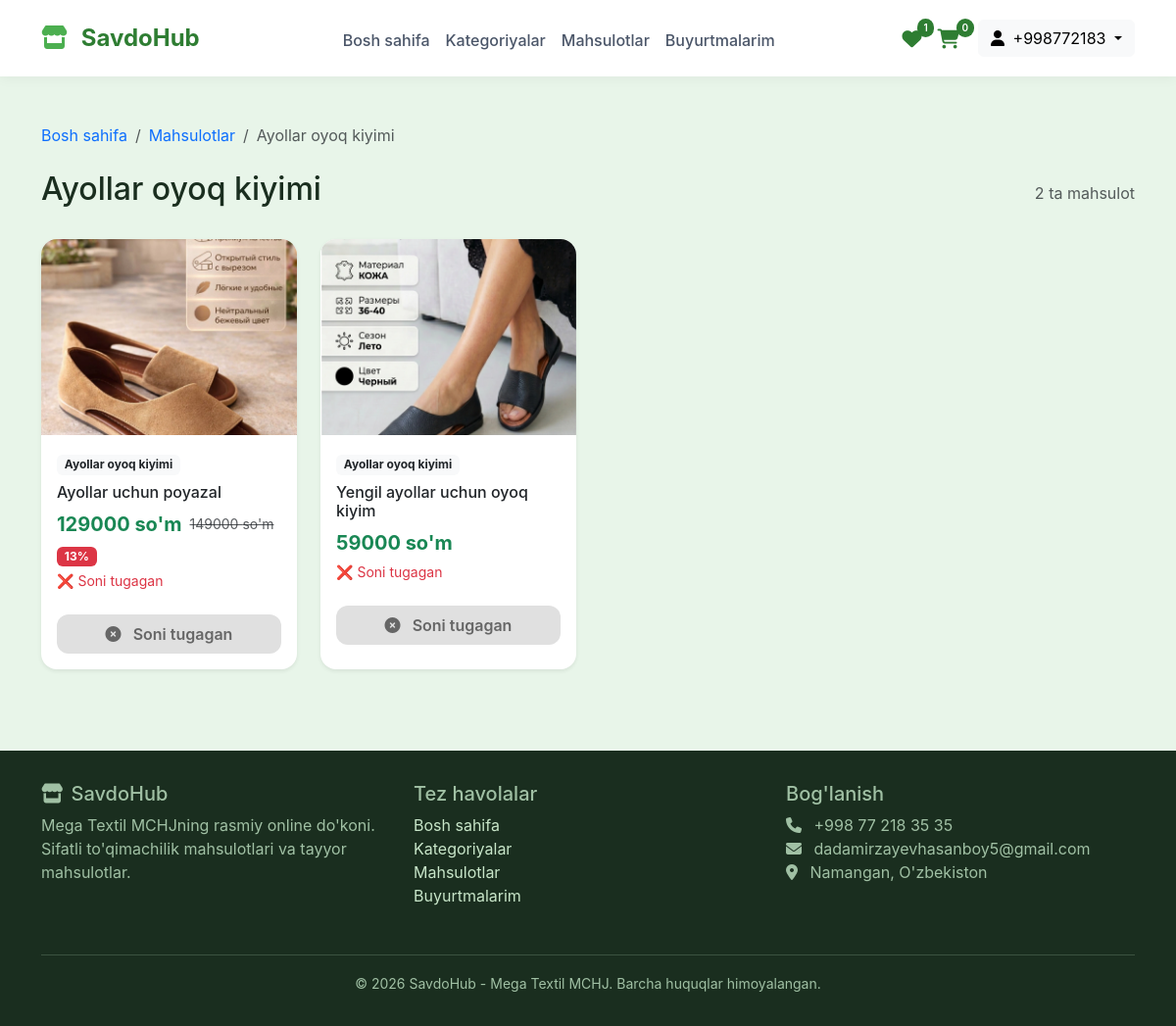
Page /category/ayollar-oyoq-kiyimi/ (signed in) on the earlier database version.
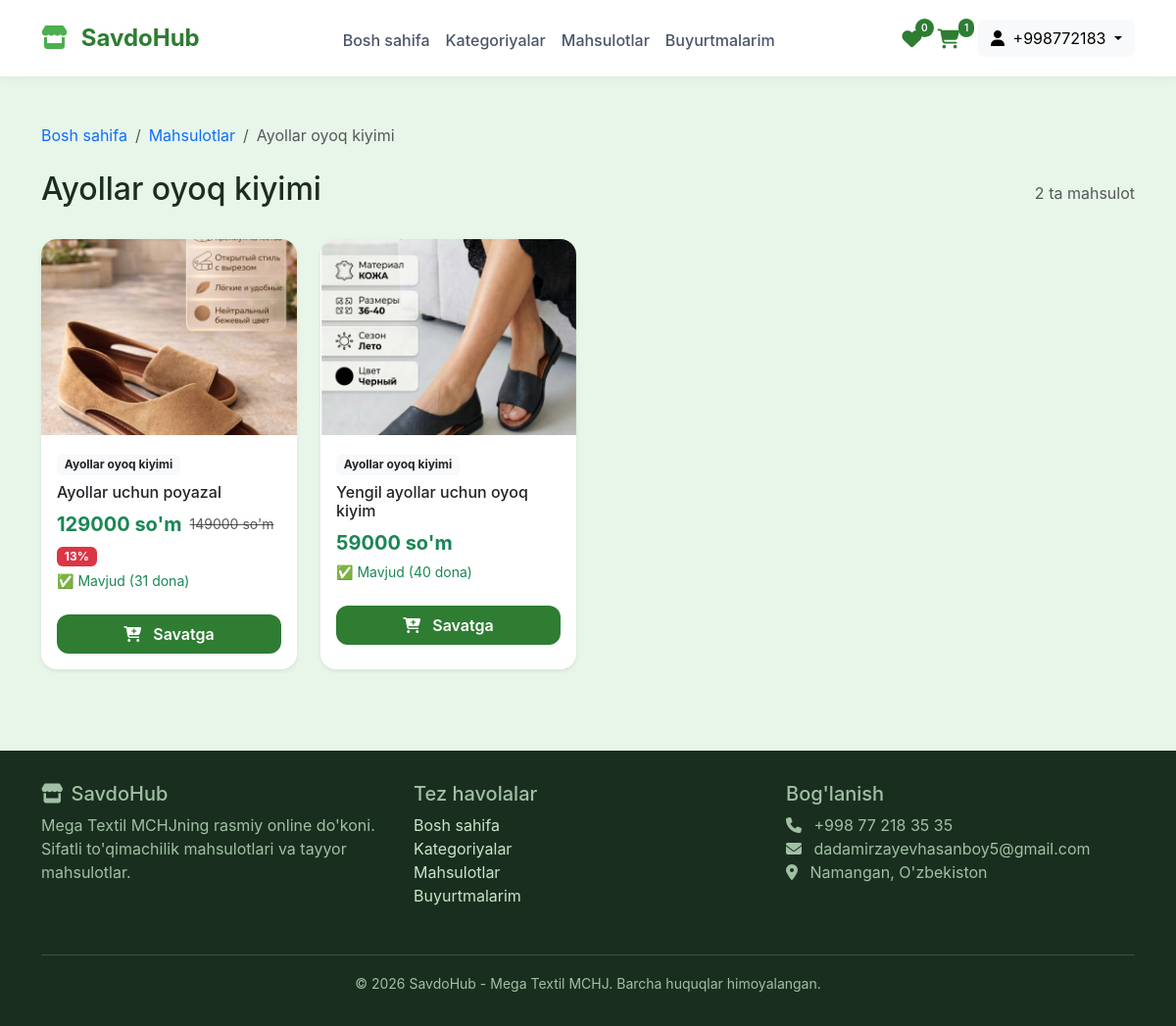
Same page on the later database version.
### shop/models.py (models this page shows, shortened)
class Product(models.Model):
    category = models.ForeignKey(Category, on_delete=models.CASCADE, related_name='products')
    name = models.CharField(max_length=200)
    slug = models.SlugField(unique=True)
    description = models.TextField()
    price = models.DecimalField(max_digits=10, decimal_places=2)
    old_price = models.DecimalField(max_digits=10, decimal_places=2, blank=True, null=True)
    image = models.ImageField(upload_to='products/')
    image2 = models.ImageField(upload_to='products/', blank=True, null=True)
    image3 = models.ImageField(upload_to='products/', blank=True, null=True)
    is_available = models.BooleanField(default=True)
    is_featured = models.BooleanField(default=False)
    is_new = models.BooleanField(default=False)
    created_at = models.DateTimeField(auto_now_add=True)
    class Meta:
        verbose_name = "Mahsulot"
        verbose_name_plural = "Mahsulotlar"
        ordering = ['-created_at']
    def get_absolute_url(self):
        return reverse('shop:product_detail', args=[self.category.slug, self.slug])
    @property
    def discount_percent(self):
        if self.old_price and self.old_price > self.price:
            return int(((self.old_price - self.price) / self.old_price) * 100)
        return 0
    @property
    def total_stock(self):
        return sum(variant.stock for variant in self.variants.all())

class Category(models.Model):
    name = models.CharField(max_length=100, verbose_name="Kategoriya nomi")
    slug = models.SlugField(unique=True, verbose_name="URL manzil")
    image = models.ImageField(upload_to='categories/', blank=True, null=True, verbose_name="Rasm")
    order = models.IntegerField(default=0, verbose_name="Tartib")
    created_at = models.DateTimeField(auto_now_add=True, verbose_name="Yaratilgan vaqt")
    class Meta:
        verbose_name = "Kategoriya"
        verbose_name_plural = "Kategoriyalar"
        ordering = ['order', 'name']

### shop/views.py (the view)
# urls.py: path('category/<slug:category_slug>/', views.category_products_view, name='category_products'),
def category_products_view(request, category_slug):
    category = get_object_or_404(Category, slug=category_slug)
    products = Product.objects.filter(category=category, is_available=True)
    product_list = []
    for product in products:
        product_list.append({
            'product': product,
            'total_stock': product.total_stock,
            'variants': product.variants.all()
        })
    context = {
        'category': category,
        'product_list': product_list,
        'cart_total_items': get_cart_total_items(request),
        'wishlist_count': get_wishlist_count(request),
    }
    return render(request, 'shop/category_products.html', context)

### shop/models.py (called while the page is built)
    @property
    def total_items(self):
        return sum(item.quantity for item in self.items.all())

### shop/views.py (called while the page is built)
def get_cart_total_items(request):
    if request.user.is_authenticated:
        cart = Cart.objects.filter(user=request.user).first()
        return cart.total_items if cart else 0
    else:
        session_cart = get_or_create_session_cart(request)
        return session_cart.total_items

def get_wishlist_count(request):
    if request.user.is_authenticated:
        return Wishlist.objects.filter(user=request.user).count()
    return 0

### shop/templates/shop/category_products.html (shortened to what this page needs)
{% extends 'shop/base.html' %}
{% load custom_filters %}
{% block content %}
<div class="container">
    <nav aria-label="breadcrumb" class="mb-4">
        <ol class="breadcrumb">
            <li class="breadcrumb-item"><a href="{% url 'shop:index' %}" class="text-decoration-none">Bosh sahifa</a></li>
            <li class="breadcrumb-item"><a href="{% url 'shop:product_list' %}" class="text-decoration-none">Mahsulotlar</a></li>
            <li class="breadcrumb-item active">{{ category.name }}</li>
        </ol>
    </nav>
    <div class="d-flex justify-content-between align-items-center mb-4">
        <h2 style="color: #1a2e1f;">{{ category.name }}</h2>
        <span class="text-muted">{{ product_list|length }} ta mahsulot</span>
    </div>
    {% if product_list %}
    <div class="row g-4">
        {% for item in product_list %}
        {% with product=item.product total_stock=item.total_stock %}
        <div class="col-md-4 col-lg-3">
            <div class="card h-100 border-0 shadow-sm rounded-4 product-card">
                <a href="{{ product.get_absolute_url }}" class="text-decoration-none">
                    {% if product.image %}
                    <img src="{{ product.image.url }}" class="card-img-top rounded-top-4" alt="{{ product.name }}" style="height: 200px; object-fit: cover;">
                    {% else %}
                    <div class="bg-light rounded-top-4 d-flex align-items-center justify-content-center" style="height: 200px;">
                        <i class="fas fa-image fa-4x text-muted"></i>
                    </div>
                    {% endif %}
                    <div class="card-body">
                        <div class="mb-2">
                            <span class="badge bg-light text-dark">{{ product.category.name }}</span>
                        </div>
                        <h6 class="card-title text-dark mb-2">{{ product.name|truncatechars:50 }}</h6>
                        <div class="d-flex align-items-center gap-2 flex-wrap">
                            <span class="fw-bold text-success fs-5">{{ product.price|floatformat:0 }} so'm</span>
                            {% if product.old_price %}
                            <span class="text-muted text-decoration-line-through small">{{ product.old_price|floatformat:0 }} so'm</span>
                            <span class="badge bg-danger">{{ product.discount_percent }}%</span>
                            {% endif %}
                        </div>
                        {% if total_stock == 0 %}
                        <small class="text-danger d-block mt-1">❌ Soni tugagan</small>
                        {% elif total_stock < 5 %}
                        <small class="text-warning d-block mt-1">⚠️ Qolgani {{ total_stock }} dona</small>
                        {% else %}
                        <small class="text-success d-block mt-1">✅ Mavjud ({{ total_stock }} dona)</small>
                        {% endif %}
                    </div>
                </a>
                <div class="card-footer bg-transparent border-0 pb-3">
                    {% if total_stock > 0 %}
                    <button class="btn-primary-custom w-100 add-to-cart-btn" data-product-id="{{ product.id }}" style="padding: 0.5rem;">
                        <i class="fas fa-cart-plus me-2"></i> Savatga
                    </button>
                    {% else %}
                    <button class="btn-secondary-custom w-100" disabled style="padding: 0.5rem;">
                        <i class="fas fa-times-circle me-2"></i> Soni tugagan
                    </button>
                    {% endif %}
                </div>
            </div>
        </div>
        {% endwith %}
        {% endfor %}
    </div>
    {% else %}
    <div class="text-center py-5">
        <i class="fas fa-box-open fa-4x text-muted mb-3"></i>
        <h4 class="text-muted">Bu kategoriyada mahsulot topilmadi</h4>
        <a href="{% url 'shop:product_list' %}" class="btn-primary-custom mt-3">Barcha mahsulotlar</a>
    </div>
    {% endif %}
</div>
{% endblock %}

### shop/templates/shop/base.html (shortened to what the changed rows need)
<!DOCTYPE html>
<html lang="uz">
<head>
    <link href="https://cdn.jsdelivr.net/npm/bootstrap@5.3.0/dist/css/bootstrap.min.css" rel="stylesheet">
    <link rel="stylesheet" href="https://cdnjs.cloudflare.com/ajax/libs/font-awesome/6.5.1/css/all.min.css">
</head>
<body>
<nav class="navbar navbar-expand-lg sticky-top">
    <div class="container">
        <div class="collapse navbar-collapse" id="navbarNav">
            <div class="d-flex gap-3 align-items-center">
                <a href="{% url 'shop:wishlist' %}" class="position-relative" style="color: #2e7d32;">
                        <i class="fas fa-heart fa-lg"></i>
                        <span class="wishlist-count" id="wishlistCount" style="position: absolute; top: -8px; right: -12px; background: #2e7d32; color: white; font-size: 10px; font-weight: 600; padding: 2px 6px; border-radius: 20px;">{{ wishlist_count|default:0 }}</span>
                </a>
                <a href="{% url 'shop:cart' %}" class="cart-badge position-relative">
                    <i class="fas fa-shopping-cart fa-lg" style="color: #2e7d32; margin-right: 3px;">
                    </i>
                    <span class="cart-count" id="cartCount">{{ cart_total_items|default:0 }}</span>
                </a>
            </div>
        </div>
    </div>
</nav>
<div class="main-container">
    {% block content %}{% endblock %}
</div>
</body>
</html>

Differences in the rows shown:
changed Product "Ayollar uchun poyazal": total_stock (not shown) → "31"; text "❌ Soni tugagan Soni tugagan" → "✅ Mavjud ( dona) Savatga"
changed Product "Yengil ayollar uchun oyoq kiyim": total_stock (not shown) → "40"; text "❌ Soni tugagan Soni tugagan" → "✅ Mavjud ( dona) Savatga"
Other differences:
{{ wishlist_count|default:0 }}: "1" → "0"
{{ cart_total_items|default:0 }}: "0" → "1"
